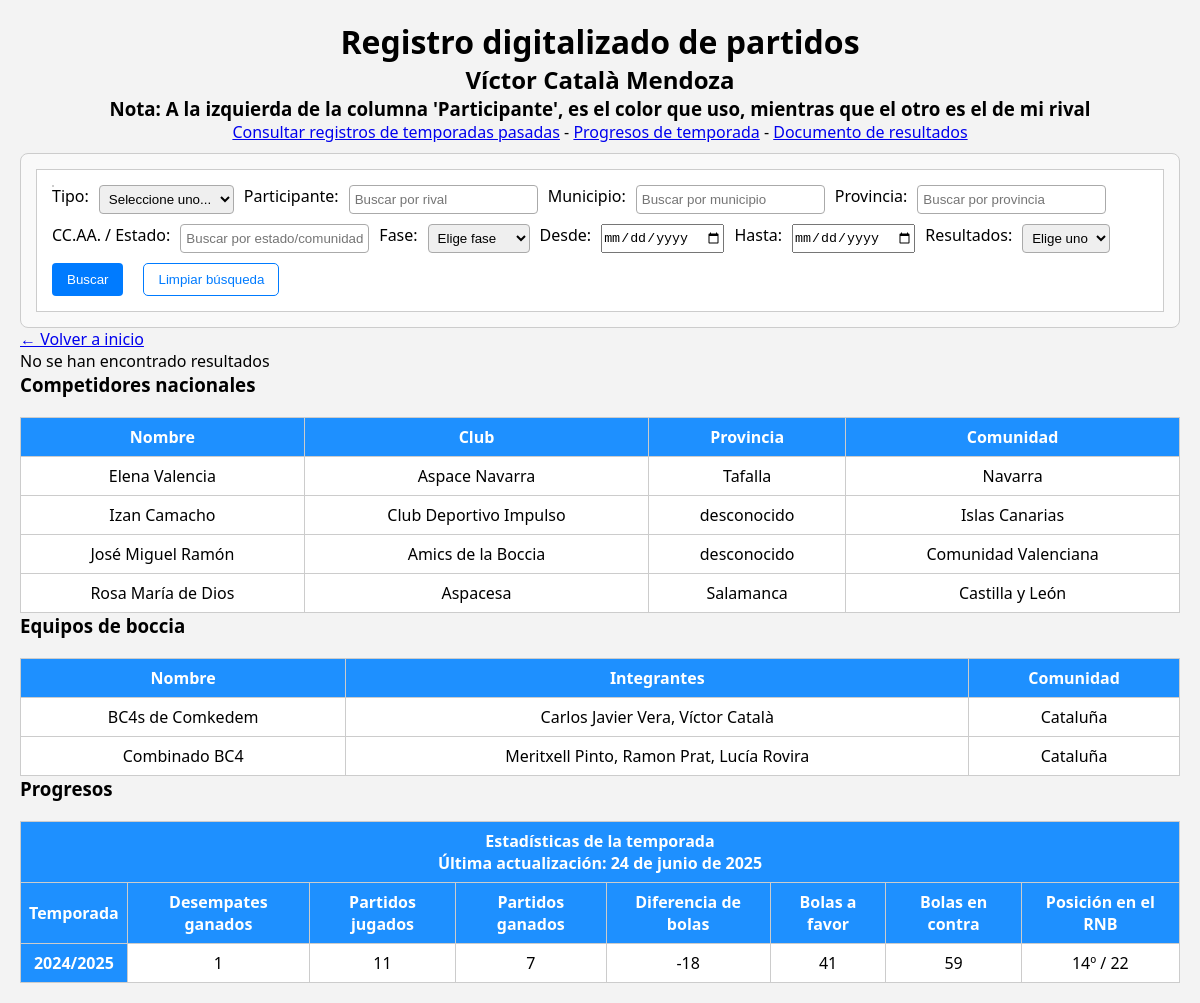
The page /partidos.php on the database its author committed.
### tables this page shows
CREATE TABLE IF NOT EXISTS participantes_nacionales (
    id INT AUTO_INCREMENT PRIMARY KEY,
    nombre VARCHAR(100),
    club VARCHAR(100),
    provincia VARCHAR(100),
    comunidad VARCHAR(100)
);

CREATE TABLE IF NOT EXISTS equipos_boccia (
    id INT AUTO_INCREMENT PRIMARY KEY,
    nombre VARCHAR(255),
    integrantes VARCHAR(100),
    comunidad VARCHAR(100)
);

### partidos.php (the view, shortened to what this page needs)
<?php include 'conexion.php';
include 'funciones.php'; ?>
<!DOCTYPE html>
<html>
<head>
    <link rel="stylesheet" href="css/index.css">
</head>
<body>
    <header>
        <h1>Registro digitalizado de partidos</h1>
        <h2>Víctor Català Mendoza</h2>
        <h3>Nota: A la izquierda de la columna 'Participante', es el color que uso, mientras que el otro es el de mi rival
        </h3>
        <a href="pasado/pasado.php">Consultar registros de temporadas pasadas</a> - <a href="#progresos">Progresos de temporada</a> - <a href="https://docs.google.com/document/d/1CwKa4SaaCesZDvThIQ9_6vSuLaOvqAgOY2TYRmLJsfU/edit?usp=sharing">Documento de resultados</a>
    </header>
    <div id="contenedor-filtros" class="filtros">
        <form method="GET">
            Tipo:
            <select name="tipo">
                <option value="">Seleccione uno...</option>
            </select>
            Participante:
            <input type="text" name="participante" id="participante" placeholder="Buscar por rival" autocomplete="off">
            <div id="sugerencias-participantes" class="sugerencias"></div>
            Municipio:
            <input type="text" name="ubicacion" id="ubicacion" placeholder="Buscar por municipio">
            Provincia:
            <input type="text" name="provincia" id="provincia" placeholder="Buscar por provincia">
            CC.AA. / Estado:
            <input type="text" name="comunidad" id="comunidad" placeholder="Buscar por estado/comunidad autónoma">
            Fase:
            <select name="fase">
                <option value="">Elige fase</option>
            </select>
            Desde:
            <input type="date" name="desde">
            Hasta:
            <input type="date" name="hasta">
            Resultados:
            <select name="resultadoFinal">
                <option value="">Elige uno</option>
            </select>
            <input type="submit" value="Buscar">
            <button type="button" id="limpiar-filtros">Limpiar búsqueda</button>
        </form>
    </div>
    <a href="index.php">&larr; Volver a inicio</a>
    <?php
    $sql = "SELECT * FROM partidos WHERE 1=1";
    $resultado = $conexion->query($sql);
    $sqlCompetidoresNacionales = "SELECT nombre, club, provincia, comunidad FROM participantes_nacionales ORDER BY nombre ASC";
    $resultadoCompetidoresNacionales = $conexion->query($sqlCompetidoresNacionales);
    $sqlEquiposBoccia = "SELECT nombre, integrantes, comunidad FROM equipos_boccia ORDER BY nombre ASC";
    $resultadoEquiposBoccia = $conexion->query($sqlEquiposBoccia);
    if ($resultado->num_rows > 0): ?>
        <table>
            <tr>
                <th>ID</th>
                <th>Tipo</th>
                <th colspan="3">Participante</th>
                <th>Fase</th>
                <th>Fecha</th>
                <th>Municipio</th>
                <th>Provincia</th>
                <th>CC.AA. / Estado</th>
                <th colspan="2">Parcial 1</th>
                <th colspan="2">Parcial 2</th>
                <th colspan="2">Parcial 3</th>
                <th colspan="2">Parcial 4</th>
                <th colspan="2">Desempate</th>
                <th colspan="2">Resultado</th>
                <th>Final</th>
            </tr>
            <?php while ($fila = $resultado->fetch_assoc()): ?>
                <!-- <?php
                $clase = '';
                switch ($fila['miColor']) {
                    case 'Azul':
                        $clase = 'azul';
                        break;
                    case 'Rojo':
                        $clase = 'rojo';
                        break;
                }
                ?> -->
                <tr>
                    <td><?php echo $fila['id'] ?></td>
                    <td><?php echo $fila['tipo'] ?></td>
                    <td><?php echo $fila['participante'] ?></td>
                    <?php
                    $miColor = strtolower($fila['miColor']);
                    ?>
                    <td class="color-<?= $miColor ?>"></td>
                    <?php
                    $colorRival = strtolower($fila['colorRival']);
                    ?>
                    <td class="color-<?= $colorRival ?>"></td>
                    <td><?php echo $fila['fase'] ?></td>
                    <td><?php echo $fila['fecha'] ?></td>
                    <!-- <?php
                    $pais = $fila['pais'];
                    $codigo = obtenerCodigoPais($pais);
                    ?>
                    <td>
                        <img src="https://flagcdn.com/h20/<?= $codigo ?>.png" alt="<?= $pais ?>"
                        style="vertical-align: middle;">
                        <?= $pais ?>
                    </td> -->
                    <?php
                        if ($fila['ubicacion'] == $fila['provincia']) {
                            echo '<td colspan="2">' . $fila['ubicacion'] . '</td>';
                            echo '<td>' . $fila['provincia'] . '</td>';
                        } elseif ($fila['provincia'] == $fila['comunidad']) {
                            echo '<td colspan="2">' . $fila['provincia'] . '</td>';
                            echo '<td>' . $fila['comunidad'] . '</td>';
                        }  else {
                            echo '<td>' . $fila['ubicacion'] . '</td>';
                            echo '<td>' . $fila['provincia'] . '</td>';
                            echo '<td>' . $fila['comunidad'] . '</td>';
                        }
                    ?>
                    <td class="color-rojo"><?php echo $fila['parcial1A'] ?></td>
                    <td class="color-azul"><?php echo $fila['parcial1B'] ?></td>
                    <td class="color-rojo"><?php echo $fila['parcial2A'] ?></td>
                    <td class="color-azul"><?php echo $fila['parcial2B'] ?></td>
                    <td class="color-rojo"><?php echo $fila['parcial3A'] ?></td>
                    <td class="color-azul"><?php echo $fila['parcial3B'] ?></td>
                    <td class="color-rojo"><?php echo $fila['parcial4A'] ?></td>
                    <td class="color-azul"><?php echo $fila['parcial4B'] ?></td>
                    <td class="color-gris"><?php echo $fila['desempateA'] ?></td>
                    <td class="color-gris"><?php echo $fila['desempateB'] ?></td>
                    <td class="color-rojo"><?php echo $fila['resultadoA'] ?></td>
                    <td class="color-azul"><?php echo $fila['resultadoB'] ?></td>
                    <td><?php echo $fila['resultadoFinal'] ?></td>
                </tr>
            <?php endwhile; ?>
        </table>
    <?php else: ?>
        <p>No se han encontrado resultados</p>
    <?php endif; ?>
    <h3>Competidores nacionales</h3>
    <?php if ($resultadoCompetidoresNacionales && $resultadoCompetidoresNacionales->num_rows > 0): ?>
        <table>
            <tr>
                <th>Nombre</th>
                <th>Club</th>
                <th>Provincia</th>
                <th>Comunidad</th>
            </tr>
            <?php while ($competidor = $resultadoCompetidoresNacionales->fetch_assoc()): ?>
                <tr>
                    <td><?php echo $competidor['nombre']; ?></td>
                    <td><?php echo $competidor['club'] ?: 'desconocido'; ?></td>
                    <td><?php echo $competidor['provincia'] ?: 'desconocido'; ?></td>
                    <td><?php echo $competidor['comunidad'] ?: '-'; ?></td>
                </tr>
            <?php endwhile; ?>
        </table>
    <?php else: ?>
        <p>No hay competidores nacionales registrados</p>
    <?php endif; ?>
    <h3>Equipos de boccia</h3>
    <?php if ($resultadoEquiposBoccia && $resultadoEquiposBoccia->num_rows > 0): ?>
        <table>
            <tr>
                <th>Nombre</th>
                <th>Integrantes</th>
                <th>Comunidad</th>
            </tr>
            <?php while ($equipo = $resultadoEquiposBoccia->fetch_assoc()): ?>
                <tr>
                    <td><?php echo $equipo['nombre']; ?></td>
                    <td><?php echo $equipo['integrantes'] ?: '-'; ?></td>
                    <td><?php echo $equipo['comunidad'] ?: '-'; ?></td>
                </tr>
            <?php endwhile; ?>
        </table>
    <?php else: ?>
        <p>No hay equipos de boccia registrados</p>
    <?php endif; ?>
    <h3><a id="progresos"></a>Progresos</h3>
    <table>
        <tr>
            <th colspan="8">Estadísticas de la temporada<br>Última actualización: 24 de junio de 2025</th>
        </tr>
        <tr>
            <th>Temporada</th>
            <th>Desempates ganados</th>
            <th>Partidos jugados</th>
            <th>Partidos ganados</th>
            <th>Diferencia de bolas</th>
            <th>Bolas a favor</th>
            <th>Bolas en contra</th>
            <th>Posición en el RNB</th>
        </tr>
        <tr>
            <th>2024/2025</th>
            <td>1</td>
            <td>11</td>
            <td>7</td>
            <td>-18</td>
            <td>41</td>
            <td>59</td>
            <td>14º / 22</td>
        </tr>
    </table>
</body>
</html>

### css/index.css (style rules this page uses)
* { box-sizing: border-box; padding: 0; margin: 0; }
body { font-family: 'Segoe UI', Tahoma, Geneva, Verdana, sans-serif; background-color: #f3f3f3; margin: 20px; }
header { text-align: center; }
.filtros { border: 1px solid #ccc; padding: 15px; margin-top: 10px; background-color: #f9f9f9; border-radius: 8px; transition: all 0.3s ease; }
form { background: #fff; padding: 15px; border: 1px solid #ccc; display: flex; flex-direction: row; flex-wrap: wrap; gap: 10px; }
.sugerencias { border: 1px solid #ccc; background: white; max-height: 150px; overflow-y: auto; position: absolute; z-index: 1000; }
input[type="text"], select { padding: 5px; border: 1px solid #aaa; border-radius: 4px; }
input[type="submit"] { padding: 6px 15px; background-color: #007BFF; color: white; border: none; border-radius: 4px; cursor: pointer; }
#limpiar-filtros { background-color: #fff; color: #007BFF; border: 1px solid #007BFF; padding: 8px 14px; border-radius: 5px; cursor: pointer; margin-left: 10px; transition: background-color 0.3s ease; }
table { width: 100%; border-collapse: collapse; margin-top: 20px; background: #fff; }
th, td { border: 1px solid #ccc; padding: 8px; text-align: center; }
th { background-color: dodgerblue; color: white; text-align: center; }

### rows shown on the page
participantes_nacionales: nombre "Elena Valencia", club "Aspace Navarra", provincia "Tafalla", comunidad "Navarra"
participantes_nacionales: nombre "Izan Camacho", club "Club Deportivo Impulso", provincia "desconocido", comunidad "Islas Canarias"
participantes_nacionales: nombre "José Miguel Ramón", club "Amics de la Boccia", provincia "desconocido", comunidad "Comunidad Valenciana"
participantes_nacionales: nombre "Rosa María de Dios", club "Aspacesa", provincia "Salamanca", comunidad "Castilla y León"
equipos_boccia: nombre "BC4s de Comkedem", integrantes "Carlos Javier Vera, Víctor Català", comunidad "Cataluña"
equipos_boccia: nombre "Combinado BC4", integrantes "Meritxell Pinto, Ramon Prat, Lucía Rovira", comunidad "Cataluña"
